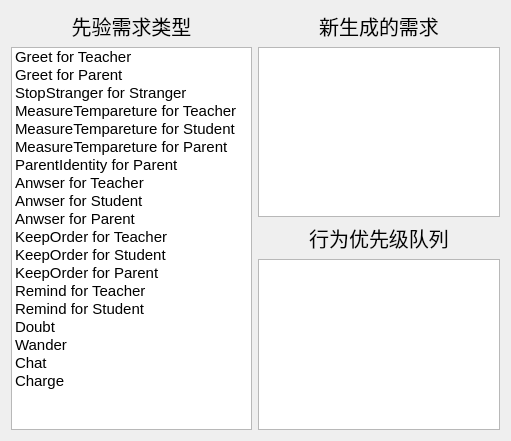
   <widget class="QWidget" name="verticalLayoutWidget_7">
    <property name="geometry">
     <rect>
      <x>230</x>
      <y>380</y>
      <width>511</width>
      <height>441</height>
     </rect>
    </property>
    <layout class="QVBoxLayout" name="verticalLayout_11" stretch="3">
     <item>
      <layout class="QHBoxLayout" name="horizontalLayout_4">
       <item>
        <layout class="QVBoxLayout" name="verticalLayout_8">
         <item>
          <widget class="QLabel" name="label_56">
           <property name="font">
            <font>
             <pointsize>15</pointsize>
            </font>
           </property>
           <property name="text">
            <string>先验需求类型</string>
           </property>
           <property name="alignment">
            <set>Qt::AlignBottom|Qt::AlignHCenter</set>
           </property>
          </widget>
         </item>
         <item>
          <widget class="QListWidget" name="listWidget_prior_need">
           <property name="font">
            <font>
             <pointsize>11</pointsize>
            </font>
           </property>
           <property name="layoutMode">
            <enum>QListView::SinglePass</enum>
           </property>
           <item>
            <property name="text">
             <string>Greet for Teacher</string>
            </property>
           </item>
           <item>
            <property name="text">
             <string>Greet for Parent</string>
            </property>
           </item>
           <item>
            <property name="text">
             <string>StopStranger for Stranger</string>
            </property>
           </item>
           <item>
            <property name="text">
             <string>MeasureTempareture for Teacher</string>
            </property>
           </item>
           <item>
            <property name="text">
             <string>MeasureTempareture for Student</string>
            </property>
           </item>
           <item>
            <property name="text">
             <string>MeasureTempareture for Parent</string>
            </property>
           </item>
           <item>
            <property name="text">
             <string>ParentIdentity for Parent</string>
            </property>
           </item>
           <item>
            <property name="text">
             <string>Anwser for Teacher</string>
            </property>
           </item>
           <item>
            <property name="text">
             <string>Anwser for Student</string>
            </property>
           </item>
           <item>
            <property name="text">
             <string>Anwser for Parent</string>
            </property>
           </item>
           <item>
            <property name="text">
             <string>KeepOrder for Teacher</string>
            </property>
           </item>
           <item>
            <property name="text">
             <string>KeepOrder for Student</string>
            </property>
           </item>
           <item>
            <property name="text">
             <string>KeepOrder for Parent</string>
            </property>
           </item>
           <item>
            <property name="text">
             <string>Remind for Teacher</string>
            </property>
           </item>
           <item>
            <property name="text">
             <string>Remind for Student</string>
            </property>
           </item>
           <item>
            <property name="text">
             <string>Doubt </string>
            </property>
           </item>
           <item>
            <property name="text">
             <string>Wander </string>
            </property>
           </item>
           <item>
            <property name="text">
             <string>Chat</string>
            </property>
           </item>
           <item>
            <property name="text">
             <string>Charge </string>
            </property>
           </item>
          </widget>
         </item>
        </layout>
       </item>
       <item>
        <layout class="QVBoxLayout" name="verticalLayout_7">
         <item>
          <widget class="QLabel" name="label_57">
           <property name="font">
            <font>
             <pointsize>15</pointsize>
            </font>
           </property>
           <property name="text">
            <string>新生成的需求</string>
           </property>
           <property name="alignment">
            <set>Qt::AlignBottom|Qt::AlignHCenter</set>
           </property>
          </widget>
         </item>
         <item>
          <widget class="QListWidget" name="listWidget_newest_need">
           <property name="layoutMode">
            <enum>QListView::SinglePass</enum>
           </property>
          </widget>
         </item>
         <item>
          <widget class="QLabel" name="label_14">
           <property name="font">
            <font>
             <family>Ubuntu</family>
             <pointsize>15</pointsize>
             <weight>50</weight>
             <bold>false</bold>
             <underline>false</underline>
            </font>
           </property>
           <property name="text">
            <string>行为优先级队列</string>
           </property>
           <property name="alignment">
            <set>Qt::AlignBottom|Qt::AlignHCenter</set>
           </property>
          </widget>
         </item>
         <item>
          <widget class="QListWidget" name="listWidget_bhvQueue">
           <property name="font">
            <font>
             <pointsize>9</pointsize>
            </font>
           </property>
           <property name="layoutMode">
            <enum>QListView::SinglePass</enum>
           </property>
          </widget>
         </item>
        </layout>
       </item>
      </layout>
     </item>
    </layout>
   </widget>
